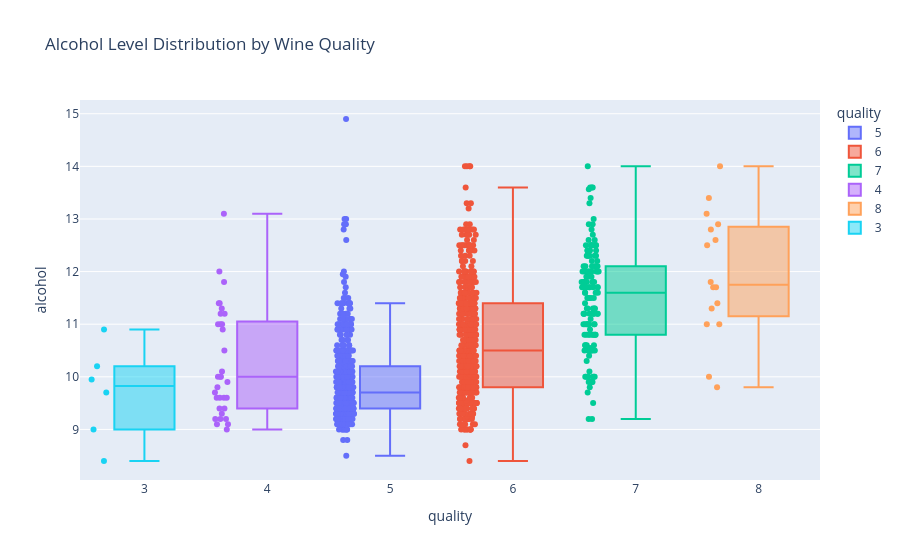

Write notebook code for a chart like this one.
### Code cell
fig = px.box(
    df,
    x="quality",
    y="alcohol",
    color="quality",
    title="Alcohol Level Distribution by Wine Quality",
    points="all"
)

fig.show()

### Figure 1 — Plotly figure (JSON) as saved in the notebook; plotly's stock layout.template omitted (floating-point values rounded to 4 significant figures; data arrays with more than 128 entries replaced by an {"elided": "..."} marker saying what was removed)
{"data": [{"alignmentgroup": "True", "boxpoints": "all", "hovertemplate": "quality=%{x}<br>alcohol=%{y}<extra></extra>", "legendgroup": "5", "marker": {"color": "#636efa"}, "name": "5", "notched": false, "offsetgroup": "5", "orientation": "v", "showlegend": true, "type": "box", "x": {"elided": "483 int values"}, "x0": " ", "xaxis": "x", "y": {"elided": "483 float values"}, "y0": " ", "yaxis": "y"}, {"alignmentgroup": "True", "boxpoints": "all", "hovertemplate": "quality=%{x}<br>alcohol=%{y}<extra></extra>", "legendgroup": "6", "marker": {"color": "#EF553B"}, "name": "6", "notched": false, "offsetgroup": "6", "orientation": "v", "showlegend": true, "type": "box", "x": {"elided": "462 int values"}, "x0": " ", "xaxis": "x", "y": {"elided": "462 float values"}, "y0": " ", "yaxis": "y"}, {"alignmentgroup": "True", "boxpoints": "all", "hovertemplate": "quality=%{x}<br>alcohol=%{y}<extra></extra>", "legendgroup": "7", "marker": {"color": "#00cc96"}, "name": "7", "notched": false, "offsetgroup": "7", "orientation": "v", "showlegend": true, "type": "box", "x": {"elided": "143 int values"}, "x0": " ", "xaxis": "x", "y": {"elided": "143 float values"}, "y0": " ", "yaxis": "y"}, {"alignmentgroup": "True", "boxpoints": "all", "hovertemplate": "quality=%{x}<br>alcohol=%{y}<extra></extra>", "legendgroup": "4", "marker": {"color": "#ab63fa"}, "name": "4", "notched": false, "offsetgroup": "4", "orientation": "v", "showlegend": true, "type": "box", "x": [4, 4, 4, 4, 4, 4, 4, 4, 4, 4, 4, 4, 4, 4, 4, 4, 4, 4, 4, 4, 4, 4, 4, 4, 4, 4, 4, 4, 4, 4, 4, 4, 4], "x0": " ", "xaxis": "x", "y": [9.3, 13.1, 9.2, 9.1, 10.5, 9.4, 9.2, 9.0, 9.1, 11.4, 9.4, 9.8, 9.6, 10.0, 11.3, 11.0, 9.6, 9.7, 11.4, 10.9, 9.9, 10.0, 9.2, 11.2, 9.6, 9.6, 11.8, 11.2, 12.0, 11.0, 10.0, 11.0, 10.1], "y0": " ", "yaxis": "y"}, {"alignmentgroup": "True", "boxpoints": "all", "hovertemplate": "quality=%{x}<br>alcohol=%{y}<extra></extra>", "legendgroup": "8", "marker": {"color": "#FFA15A"}, "name": "8", "notched": false, "offsetgroup": "8", "orientation": "v", "showlegend": true, "type": "box", "x": [8, 8, 8, 8, 8, 8, 8, 8, 8, 8, 8, 8, 8, 8, 8, 8], "x0": " ", "xaxis": "x", "y": [12.8, 12.6, 12.9, 9.8, 13.4, 11.7, 11.0, 11.0, 14.0, 12.5, 11.8, 13.1, 11.7, 10.0, 11.3, 11.4], "y0": " ", "yaxis": "y"}, {"alignmentgroup": "True", "boxpoints": "all", "hovertemplate": "quality=%{x}<br>alcohol=%{y}<extra></extra>", "legendgroup": "3", "marker": {"color": "#19d3f3"}, "name": "3", "notched": false, "offsetgroup": "3", "orientation": "v", "showlegend": true, "type": "box", "x": [3, 3, 3, 3, 3, 3], "x0": " ", "xaxis": "x", "y": [9.0, 8.4, 10.9, 9.7, 10.2, 9.95], "y0": " ", "yaxis": "y"}], "layout": {"boxmode": "overlay", "legend": {"title": {"text": "quality"}, "tracegroupgap": 0}, "title": {"text": "Alcohol Level Distribution by Wine Quality"}, "xaxis": {"anchor": "y", "categoryarray": [5, 6, 7, 4, 8, 3], "categoryorder": "array", "domain": [0, 1], "title": {"text": "quality"}}, "yaxis": {"anchor": "x", "domain": [0, 1], "title": {"text": "alcohol"}}}}
